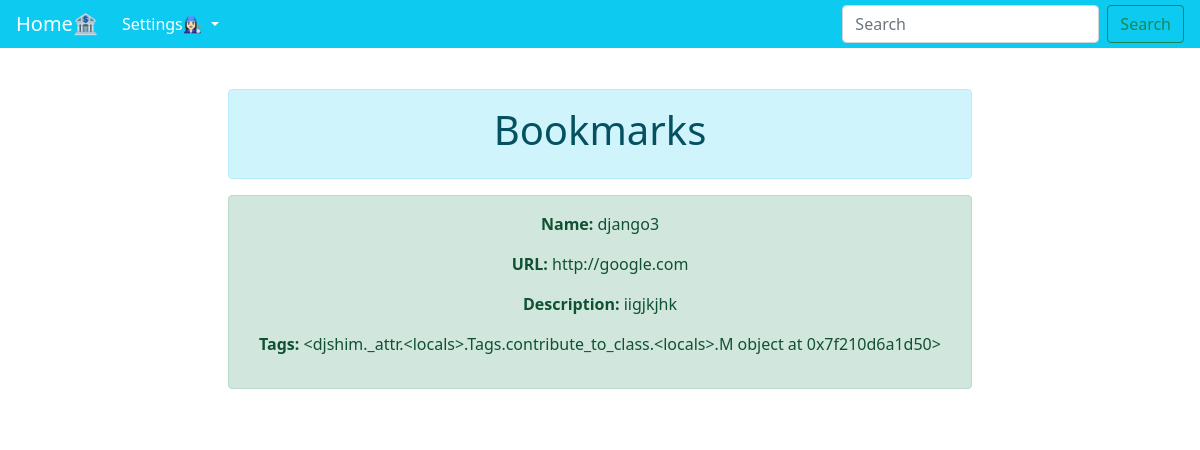
/bookmarks/bookmarks/4, run on the app's committed database.
### bookmarks/models.py (models this page shows, shortened)
class bookmarks(models.Model):
    name = models.CharField(max_length=200)
    url = models.URLField(max_length=200)
    description = models.TextField(max_length=1000, help_text='Add description of bookmark')
    tag = TaggableManager()

### bookmarks/views.py (the view)
# urls.py: path('bookmarks/<int:pk>', views.BookmarkDetailView.as_view(), name='bookmarks-detail'),
class BookmarkDetailView(generic.DetailView):
    model = bookmarks
    paginate_by = 10
    def get_context_data(self, **kwargs):
        context = super(BookmarkDetailView, self).get_context_data(**kwargs)
        context['tags'] = [], self.object.tag.all()
        return context

### bookmarks/templates/bookmarks/bookmarks_detail.html
{% extends "base.html" %}
{% block body %}
<div class="alert alert-info" role="alert">
  <h1>Bookmarks</h1>
</div>
<div class="alert alert-success" role="alert">
  <p><strong>Name:</strong> {{ bookmarks.name }}</p>
    <p><strong>URL:</strong> {{ bookmarks.url }}</p>
  <p><strong>Description:</strong> {{ bookmarks.description }}</p>
  <p><strong>Tags:</strong> {{ bookmarks.tag }}</p>
</div>
{% endblock %}

### bookmarks/templates/base.html (style rules this page uses)
body { background-image: url("https://www.firstpalette.com/images/craft-mainpic-square/stainedglassbookmark-main2.jpg");  }

### data on the page
bookmarks: name "django3", url "http://google.com", description "iigjkjhk", tag "<djshim._attr.<locals>.Tags.contribute_to_class.<locals>.M object at 0x7f210d6a1d50>"
